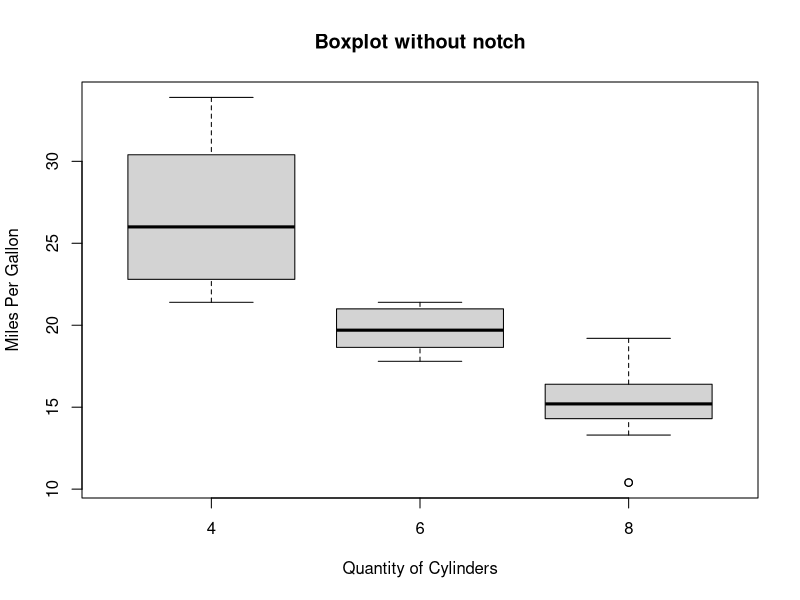

This chart was generated by the following R code:
#box plot for mtcars without using notch
png(file = "boxplot.png") 
boxplot(mpg ~ cyl, data = mtcars, xlab = "Quantity of Cylinders",  
        ylab = "Miles Per Gallon", main = "Boxplot without notch")  
dev.off()  
